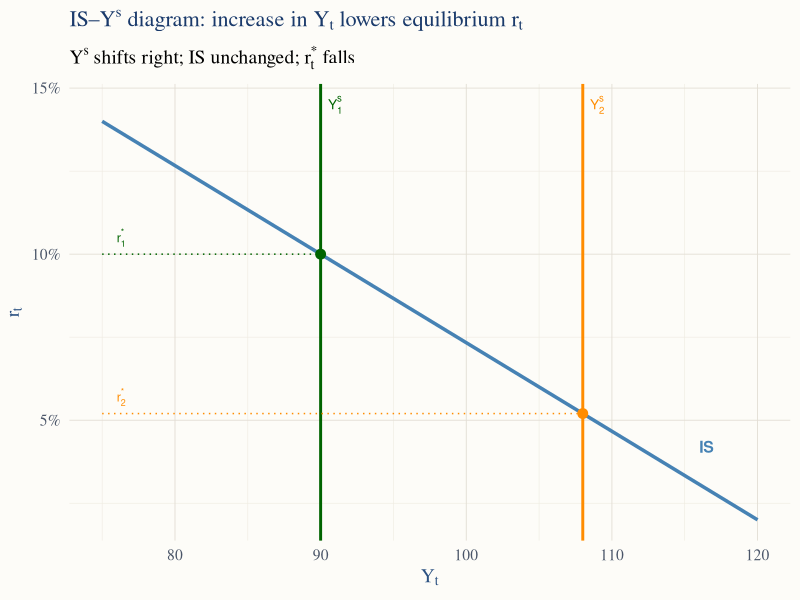

Source code (R):
## ---- chunk 1
knitr::opts_chunk$set(echo = TRUE, warning = FALSE, message = FALSE)
library(tidyverse)

# Custom ggplot theme matching the document CSS (Option C: warm off-white + navy)
theme_econ503 <- theme_minimal(base_size = 14, base_family = "serif") +
  theme(
    plot.background   = element_rect(fill = "#fdfcf8", color = NA),
    panel.background  = element_rect(fill = "#fdfcf8", color = NA),
    panel.grid.major  = element_line(color = "#e2ddd4", linewidth = 0.3),
    panel.grid.minor  = element_line(color = "#eeeae0", linewidth = 0.2),
    plot.title        = element_text(color = "#1a3a6b", face = "bold", size = 16),
    axis.title        = element_text(color = "#2c5282"),
    axis.text         = element_text(color = "#4a5568"),
    legend.background = element_rect(fill = "#fdfcf8", color = NA),
    legend.text       = element_text(color = "#4a5568"),
    legend.position   = "bottom"
  )

# Set as default theme for all plots
theme_set(theme_econ503)
## ---- chunk 2
# IS curve: two points define the schematic line
is_pts <- tibble(Y = c(75, 120), r = c(0.14, 0.02))

# Equilibria for two Y* values
Y_star1 <- 90;  r_star1 <- 0.14 + (Y_star1 - 75) * (0.02 - 0.14) / (120 - 75)
Y_star2 <- 108; r_star2 <- 0.14 + (Y_star2 - 75) * (0.02 - 0.14) / (120 - 75)

ggplot() +
  geom_line(data = is_pts, aes(x = Y, y = r),
            color = "steelblue", linewidth = 1.2) +
  # Y* lines
  geom_vline(xintercept = Y_star1, color = "darkgreen",  linewidth = 1, linetype = "solid") +
  geom_vline(xintercept = Y_star2, color = "darkorange", linewidth = 1, linetype = "solid") +
  # Equilibrium points
  geom_point(aes(x = c(Y_star1, Y_star2), y = c(r_star1, r_star2)),
             color = c("darkgreen", "darkorange"), size = 3) +
  # Horizontal dashed lines to y-axis
  geom_segment(aes(x = 75, xend = Y_star1, y = r_star1, yend = r_star1),
               linetype = "dotted", color = "darkgreen") +
  geom_segment(aes(x = 75, xend = Y_star2, y = r_star2, yend = r_star2),
               linetype = "dotted", color = "darkorange") +
  # Labels
  annotate("text", x = 116, y = 0.042, label = "IS",
           color = "steelblue", size = 4, fontface = "bold", hjust = 0) +
  annotate("text", x = Y_star1 + 0.5, y = 0.145,
           label = expression(Y[1]^"s"), color = "darkgreen",  hjust = 0, size = 3.5) +
  annotate("text", x = Y_star2 + 0.5, y = 0.145,
           label = expression(Y[2]^"s"), color = "darkorange", hjust = 0, size = 3.5) +
  annotate("text", x = 76, y = r_star1 + 0.005,
           label = expression(r[1]^"*"), color = "darkgreen",  hjust = 0, size = 3.2) +
  annotate("text", x = 76, y = r_star2 + 0.005,
           label = expression(r[2]^"*"), color = "darkorange", hjust = 0, size = 3.2) +
  scale_y_continuous(labels = scales::percent_format(accuracy = 1)) +
  labs(x = expression(Y[t]), y = expression(r[t]),
       title = expression(paste("IS–", Y^"s", " diagram: increase in ", Y[t],
                                " lowers equilibrium ", r[t])),
       subtitle = expression(paste(Y^"s", " shifts right; IS unchanged; ",
                                   r[t]^"*", " falls")))
## ---- chunk 3
beta_h <- 0.9
YA <- c(1, 2); YB <- c(2, 1)

r_eq  <- 1/beta_h - 1                       # equilibrium interest rate

WA    <- YA[1] + YA[2] / (1 + r_eq)         # 1 + 2*beta = 2.8
WB    <- YB[1] + YB[2] / (1 + r_eq)         # 2 + beta   = 2.9

CA_eq <- WA / (1 + beta_h)                  # (1+2β)/(1+β)
CB_eq <- WB / (1 + beta_h)                  # (2+β)/(1+β)

# Autarky (consume the endowment)
UA_end <- log(YA[1]) + beta_h * log(YA[2])  # ln(1) + β ln(2)
UB_end <- log(YB[1]) + beta_h * log(YB[2])  # ln(2) + β ln(1)

# Equilibrium (consume C* each period)
UA_eq  <- (1 + beta_h) * log(CA_eq)
UB_eq  <- (1 + beta_h) * log(CB_eq)

tibble(
  Household       = c("A", "B"),
  `C*(t)`         = round(c(CA_eq, CB_eq), 4),
  `C*(t+1)`       = round(c(CA_eq, CB_eq), 4),
  `U (endowment)` = round(c(UA_end, UB_end), 4),
  `U (equil.)`    = round(c(UA_eq,  UB_eq),  4),
  `Gain`          = round(c(UA_eq - UA_end, UB_eq - UB_end), 4)
) |> knitr::kable(align = "c", caption = "Equilibrium allocations and utility gains from trade (β = 0.9).")
